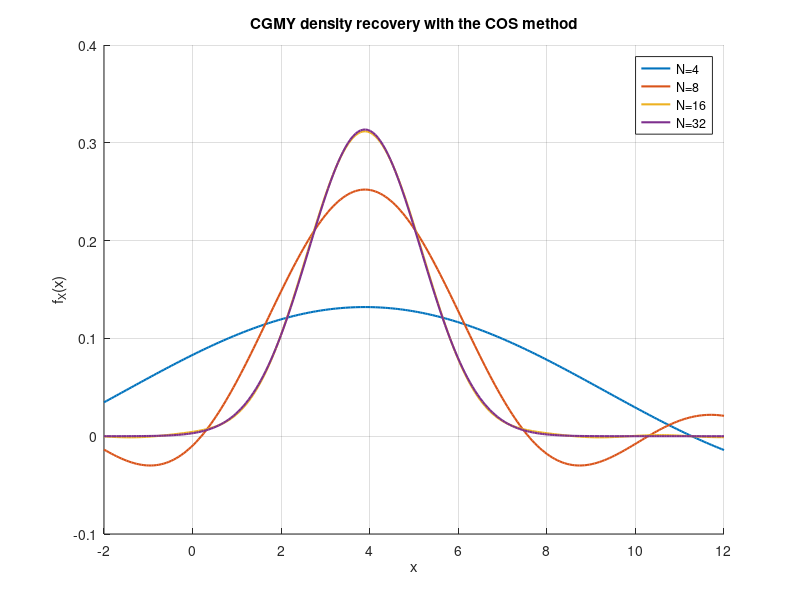

Source code (MATLAB):
function COS_CGMY_Density_Recovery
close all;clc;
format long
i = complex(0,1); %assigning i=sqrt(-1)

% Characteristic function parameters 

S0    = 100;
r     = 0.1;
sigma = 0.2;
C     = 1.0;
G     = 5.0;
M     = 5.0;
Y     = 1.5;
t     = 1.0;

% Domain for the density f(x)

x = linspace(-2,12,250);

% Characteristic function  

varphi = @(u)exp(t * C * gamma(-Y) * ((M-i*u).^Y - M^Y + (G+i*u).^Y - G^Y)); 
omega  = -1/t * log(varphi(-i));
cf     = @(u) exp(i*u*(log(S0)+r+omega-0.5*sigma^2)*t - 0.5*sigma^2*u.^2*t).*varphi(u);

% Cumulants needed for the integration range

zeta1 = (log(S0) + r + omega -0.5*sigma^2)*t + t*C*Y*gamma(-Y)*(G^(Y-1)-M^(Y-1));
zeta2 = sigma^2*t + t*C*gamma(2-Y)*(G^(Y-2)+M^(Y-2));
zeta4 = t*C*gamma(4-Y) * (G^(Y-4)+M^(Y-4));

% Define the COS method integration range

L = 8;
a = zeta1 - L * sqrt(zeta2 + sqrt(zeta4));
b = zeta1 + L * sqrt(zeta2 + sqrt(zeta4));

% Exact values 

f_XExact = COSDensity(cf,x,2^14,a,b);

% Iterate over different numbers of expansion terms

Ngrid = 2.^(2:1:5);
idx = 1;
error = zeros(length(Ngrid),1);
figure(1); hold on; grid on;xlabel('x');ylabel('f_X(x)')
legend_txt= cell(length(Ngrid),1);
time_txt= cell(length(Ngrid),1);
for N = Ngrid

    % Density from the COS method

    tic
    for j = 1:1000
        f_X = COSDensity(cf,x,N,a,b);
    end
    timeEnd = toc/j * 1000;

    % Error

    error(idx) = max(f_XExact-f_X);
    plot(x,f_X,'linewidth',1.5)
    legend_txt{idx} = sprintf('N=%i',N);
    time_txt{idx}= sprintf('time neeeded for evaluation = %.2f miliseconds',timeEnd);
    idx = idx + 1;
end
legend(legend_txt)
error
time_txt
title('CGMY density recovery with the COS method')

function f_X = COSDensity(cf,x,N,a,b)
i = complex(0,1); %assigning i=sqrt(-1)
k = 0:N-1; 
u = k * pi / (b - a);

% F_k coefficients

F_k    = 2 / (b - a) * real(cf(u) .* exp(-i * u * a));
F_k(1) = F_k(1) * 0.5; % adjustment for the first term

% Final calculation

f_X = F_k * cos(u' * (x - a));
